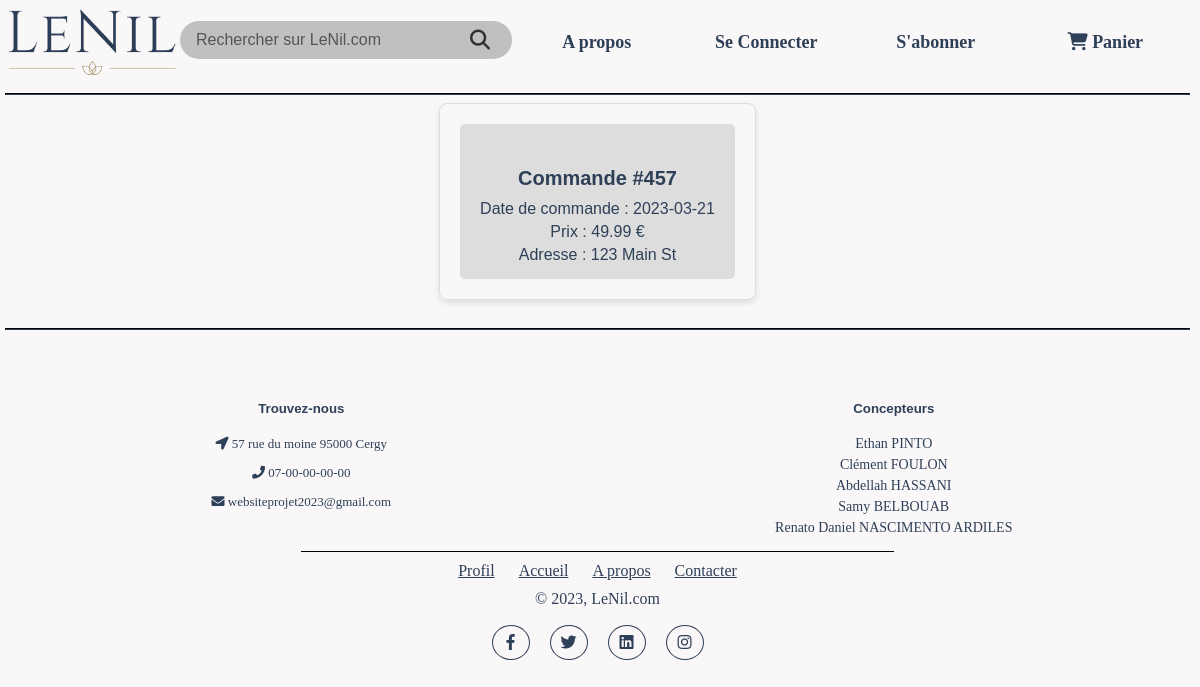
The app's page /pages/Vue/Livreur.php with its own data.
### tables this page shows
CREATE TABLE `commande` (
  `id` int NOT NULL,
  `emailCompte` varchar(100) NOT NULL,
  `totalPayer` decimal(10,2) DEFAULT NULL,
  `modePayment` varchar(20) NOT NULL,
  `datePayment` date NOT NULL,
  `Livre` tinyint(1) NOT NULL
);

CREATE TABLE `infocompte` (
  `emailCompte` varchar(100) NOT NULL,
  `prenom` varchar(50) NOT NULL,
  `nom` varchar(50) NOT NULL,
  `dateNaissance` date NOT NULL,
  `telephone` varchar(10) NOT NULL,
  `adresse` varchar(250) NOT NULL,
  `ville` varchar(50) NOT NULL,
  `codePostal` int NOT NULL,
  `pays` varchar(50) NOT NULL,
  `ticket` tinyint(1) NOT NULL DEFAULT '0'
);

### pages/Vue/Livreur.php (the view, shortened to what this page needs)
<?php
    require_once '..\..\database\config\connection.php';
?>
<!DOCTYPE html>
<html>
<head>
    <link rel="stylesheet" href="../../css/livreur.css">
    <link rel="stylesheet" href="../../css/style.css">
</head>
<body>
    <div>
        <?php include '../../templates/header.php';
		?>
        <hr>
        <div class="commandes">
            <?php
                $sql = "SELECT * FROM commande";
                $resultat = mysqli_query($conn, $sql);
                $resultCheck = mysqli_num_rows($resultat);
                if($resultCheck > 0){
                    while ($row = mysqli_fetch_assoc($resultat)) {
                        $mail = $row['emailCompte'];
                        $sql2 = "SELECT adresse FROM infoCompte WHERE emailCompte = '$mail'";
                        $result = mysqli_query($conn, $sql2);
                        $row2 = mysqli_fetch_assoc($result);
                        if($row['Livre'] == 0){
                        ?>
                            <form action="../Contrôleur/process_notifierClient.php" method="post">
                                <div class="article">
                                    <button type="submit" name="commandeID" value="<?php echo $row['id']; ?>" >
                                        <div>
                                            <h5>Commande #<?php echo $row['id']; ?></h5>
                                            <p>Date de commande : <?php echo $row['datePayment']; ?></p>
                                            <p>Prix : <?php echo $row['totalPayer']; ?> €</p>
                                            <p>Adresse : <?php echo $row2['adresse'] ?></p>
                                        </div>
                                    </button>
                                </div>
                            </form>
            <?php       }
                    }
                }
            ?>
        </div>
        <hr>
        <?php include '../../templates/footer.php'; ?>
    </div>
</body>
</html>

### css/livreur.css (style rules this page uses)
.commandes { display: flex; flex-direction: column; align-items: center; }
.article { margin-bottom: 20px; padding: 20px; border: 1px solid #ddd; border-radius: 8px; max-width: 90%; box-shadow: 0px 3px 6px rgba(0, 0, 0, 0.1); }
.article button { background-color: #ddd; border: none; color: #2E3F58; padding: 10px 20px; border-radius: 5px; font-size: 16px; cursor: pointer; transition: background-color 0.3s ease; }
.article h5 { margin-bottom: 10px; font-size: 20px; }
.article p { margin: 5px 0; font-size: 16px; color: #2E3F58; }

### css/style.css (style rules this page uses)
html { margin-right: 10px; margin-left: 5px; }
body { margin: 0; height: 100vh; display: grid; grid-template-rows: auto 1fr auto; background-color: #f9f7f7; color: #2E3F58; }
hr { border-color: #2E3F58; }
h1,h2,h3,h4,h5 { font-family: Arial, sans-serif; }

### records on screen
commande: id "457", datePayment "2023-03-21", totalPayer "49.99", infocompte.adresse "123 Main St"
